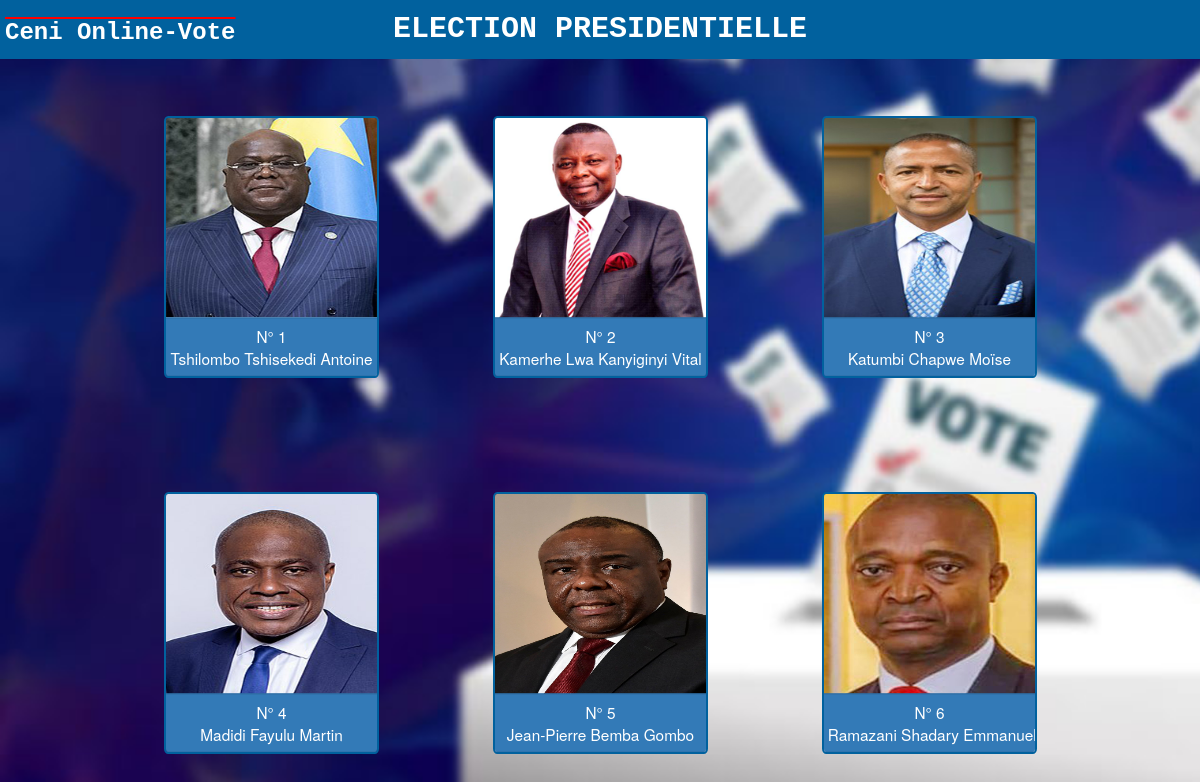
The app's page /president.php, older data.
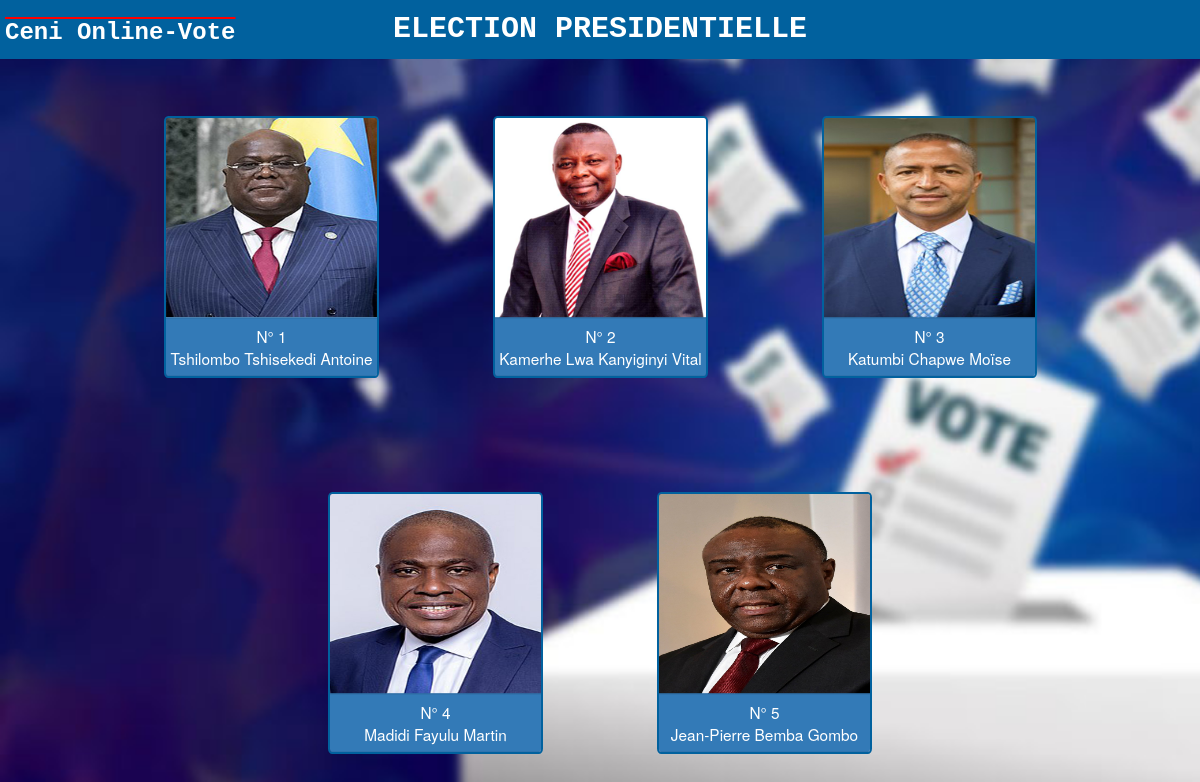
The same page, newer data.
### tables this page shows
CREATE TABLE `presidentielle` (
  `id` int(11) NOT NULL,
  `nom` varchar(255) NOT NULL,
  `postnom` varchar(255) NOT NULL,
  `prenom` varchar(255) NOT NULL,
  `sexe` varchar(1) NOT NULL,
  `voies` int(11) NOT NULL,
  `photo` text NOT NULL
);

### president.php (the view, shortened to what this page needs)
<?php
    $id = $_GET['id'];
include("bdd_conn.php");
$affichage = $bdd->prepare("SELECT id,nom,prenom,postnom,photo FROM presidentielle");
  $affichage->execute(array());
  if (($_SESSION['id']) == $id){
?>
<!DOCTYPE html>
<html lang="en">
<head>
    <link rel="stylesheet" href="bootstrap/css/bootstrap.css">
    <link rel="stylesheet" href="style/president.css">
</head>
<body>
    <div class="bande">
     <h3>Ceni Online-Vote</h3>
     <center><h1 id="titre">ELECTION PRESIDENTIELLE</h1></center>
    </div>
            <div class="container">
                <div class="row" >
                    <div class="col-md-12 affichage">
                        <?php while ($resultat=$affichage->fetch()){
                            echo'
                                <div class="photo-pres">
                                <img src="'.$resultat["photo"].'" width="100%" height="200vh"> <br>
                                    <a href="vote1.php?id_pre='.$resultat['id'].'">
                                        <button type:"submit" class="btn btn-primary" style="margin-bottom:1%; margin-top:1%; width:100%;"> N° '.$resultat["id"].' <br>
                                            '.$resultat["nom"].'
                                            '.$resultat["postnom"].'
                                            '.$resultat["prenom"].'
                                        </button>
                                    </a>
                                </div>';
                            }
                            ?>
                    </div>
                </div>
            </div>
</body>
</html>
<?php }
else {
    header("location:deconnexion.php");
}
?>

Row changes from the older to the newer data that the page shows:
removed presidentielle: photo (picture), id "6", nom "Ramazani", postnom "Shadary", prenom "Emmanuel"
